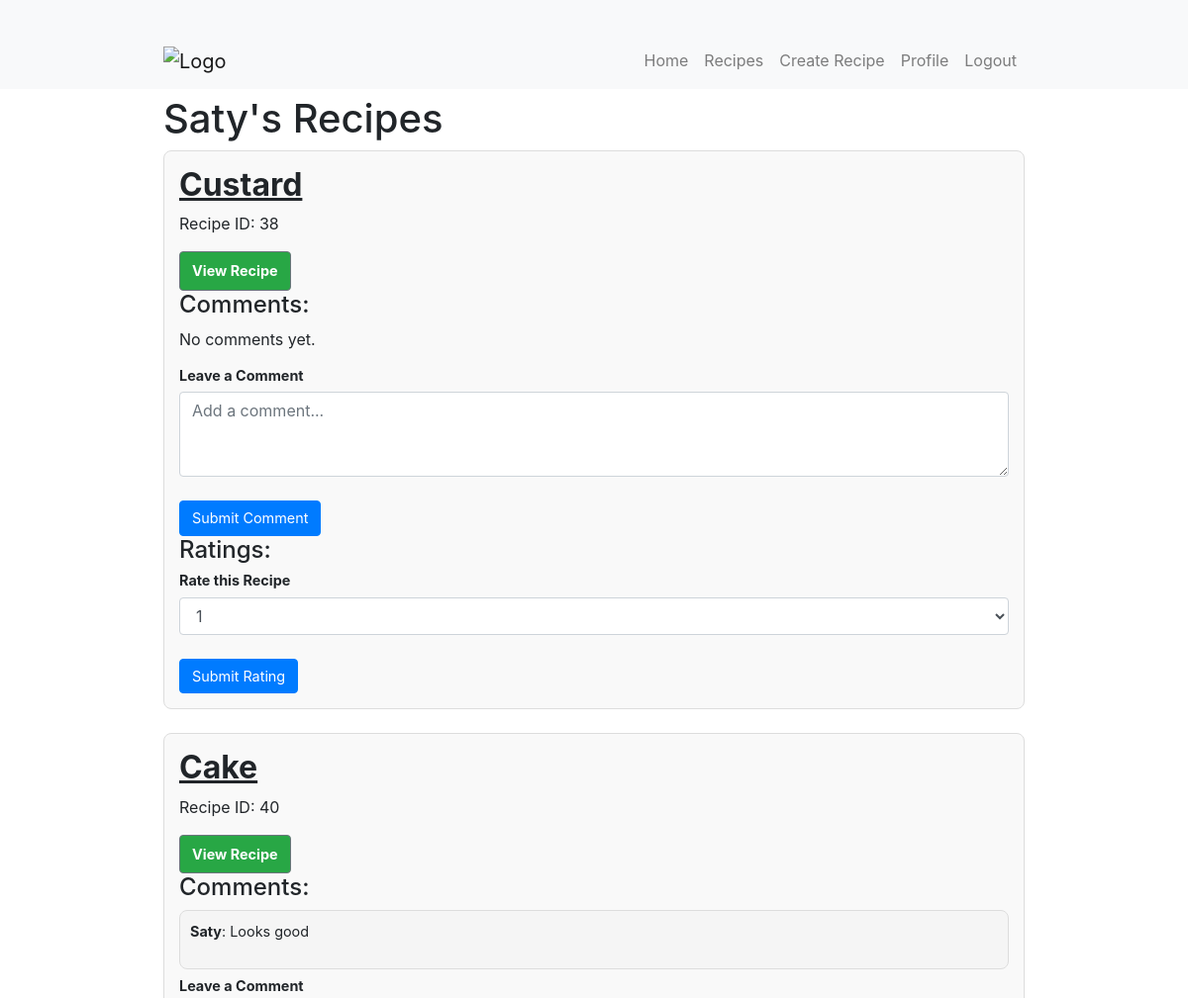
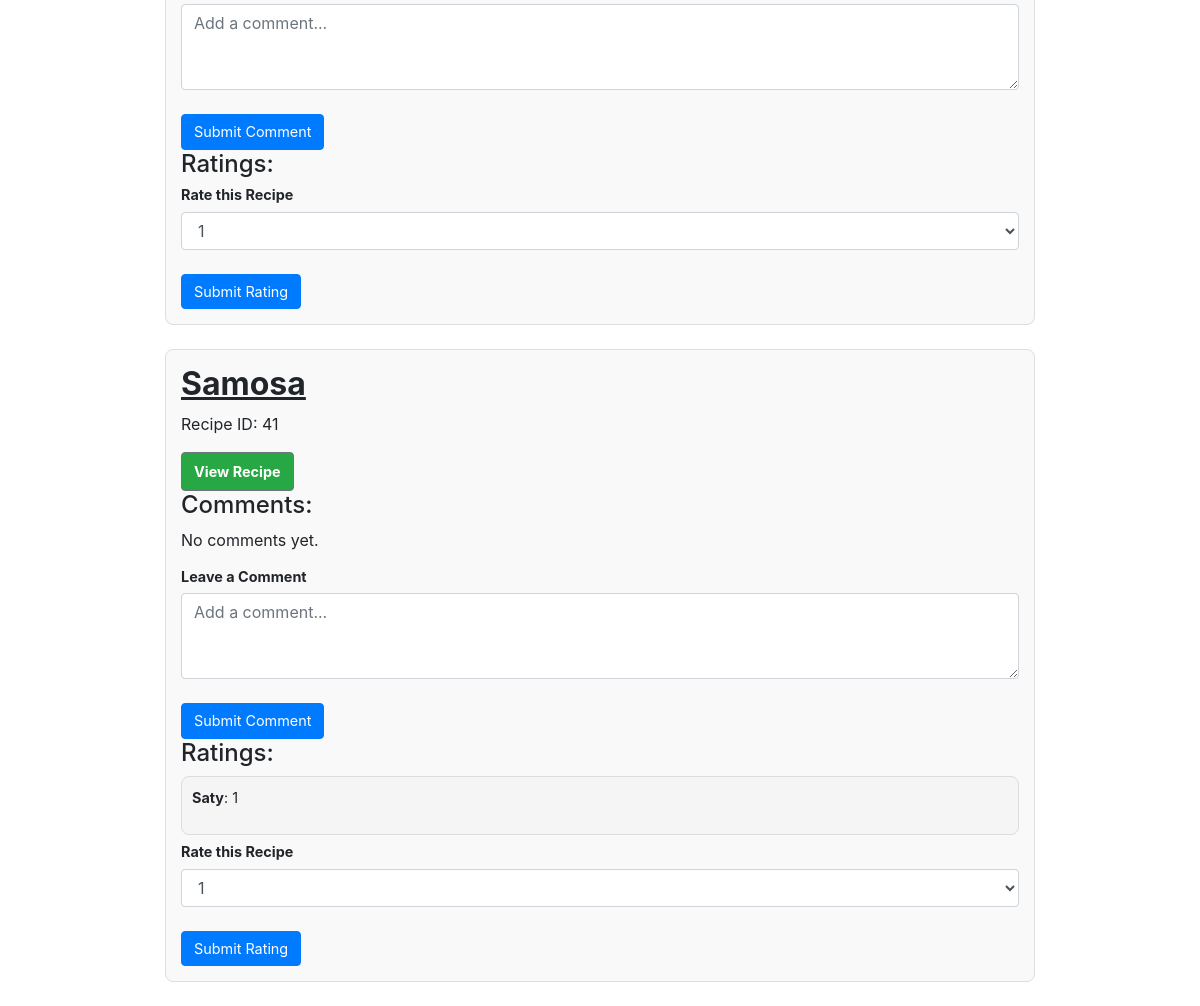
The app's page /userprofile/userprofile/view-more-posts/Saty/ with its own data (2 pictures, top to bottom).
### recipe/models.py (models this page shows, shortened)
class RecipeModel(models.Model):
    chef = models.ForeignKey(get_user_model(),on_delete=models.CASCADE,related_name="RecipeModel_chef",null=True,blank=True)
    recipe_name = models.CharField(max_length=200)
    picture = models.ImageField(upload_to='recipes/',blank=True,null=True)
    cuisine = models.CharField(max_length=100, default='Unknown')
    time_to_cook = models.CharField(max_length=100,default=0)
    food_type = models.CharField(max_length=100,default='Unknown')
    description = models.TextField()
    ingredients = models.TextField(blank=True, null=True)
    updated_at = models.DateTimeField(auto_now=True)
    created_at = models.DateTimeField(auto_now_add=True, editable=False)

class CommentModel(models.Model):
    user = models.ForeignKey(get_user_model(), on_delete=models.CASCADE,related_name="CommentModel_user",null=True)
    recipe = models.ForeignKey('RecipeModel',on_delete=models.CASCADE, related_name="CommentModel_recipe",null=True)
    content = models.TextField()
    updated_at = models.DateTimeField(auto_now=True)
    created_at = models.DateTimeField(auto_now_add=True,editable=False)

class RatingModel(models.Model):
    user = models.ForeignKey(get_user_model(), on_delete=models.CASCADE,related_name="RatingModel_user",null=True)
    recipe = models.ForeignKey('RecipeModel',on_delete=models.CASCADE, related_name="RatingModel_recipe",null=True)
    score = models.PositiveIntegerField()
    updated_at = models.DateTimeField(auto_now=True)
    created_at = models.DateTimeField(auto_now_add=True,editable=False)

### userprofile/views.py (the view, shortened to what this page needs)
# urls.py: path('userprofile/view-more-posts/<str:username>/', view_more_posts, name='view_more_posts'),
def view_more_posts(request,username):
    User = get_user_model()
    user_instance = User.objects.get(username=username)
    user_recipes = RecipeModel.objects.filter(chef=user_instance)
    comments = CommentModel.objects.filter(recipe__in=user_recipes)
    ratings = RatingModel.objects.filter(recipe__in=user_recipes)
    context = {
        "user": user_instance,
        "user_recipes": user_recipes,
        "comments": comments,
        "ratings": ratings,
    }
    return render(request, 'view_more_posts.html', context)

### userprofile/templates/view_more_posts.html (shortened to what this page needs)
{% extends "base.html" %}
{% block body %}
{% include "navbar.html" %}
<div class="container mt-5 pt-5">
    <h1>{{ user.username }}'s Recipes</h1>
    {% for recipe in user_recipes %}
        <div class="recipe-item">
            <h3>{{ recipe.recipe_name }}</h3>
            <p class="recipe-id">Recipe ID: {{ recipe.id }}</p>
            <a href="{% url 'recipe_detail' recipe.id %}" class="btn btn-secondary">View Recipe</a>
            <h4>Comments:</h4>
            {% with recipe.CommentModel_recipe.all as recipe_comments %}
                {% for comment in recipe_comments %}
                    <div class="comment-item">
                        <p><strong>{{ comment.user.username }}</strong>: {{ comment.content }}</p>
                    </div>
                {% empty %}
                    <p>No comments yet.</p>
                {% endfor %}
            {% endwith %}
            <h4 class="small-heading">Leave a Comment</h4>
            <form method="post">
                <textarea name="comment_content" rows="3" class="form-control" placeholder="Add a comment..."></textarea>
                <button type="submit" class="btn btn-primary">Submit Comment</button>
            </form>
            <h4 >Ratings:</h4>
            {% with recipe.RatingModel_recipe.all as recipe_ratings %}
                {% if recipe_ratings %}
                    {% for rating in recipe_ratings %}
                        <div class="rating_score">
                            <p><strong>{{ rating.user.username }}</strong>: {{ rating.score }}</p>
                        </div>
                    {% empty %}
                        <p>No ratings yet.</p>
                    {% endfor %}
                {% endif %}
            {% endwith %}
            <h4 class="small-heading">Rate this Recipe</h4>
            <form method="post">
                <select name="rating_score" class="form-control">
                    <option value="1">1</option>
                </select>
                <button type="submit" class="btn btn-primary">Submit Rating</button>
            </form>
        </div>
    {% endfor %}
</div>
{% endblock %}

### userprofile/templates/view_more_posts.html (style rules this page uses)
.container { max-width: 900px; margin-top: 2rem; }
.recipe-item { border: 1px solid #ddd; padding: 15px; border-radius: 8px; margin-bottom: 1.5rem; background-color: #f9f9f9; }
.recipe-item h3 { font-size: 2rem; font-weight: bold; margin-bottom: 0.5rem; text-decoration: underline; cursor: pointer; }
.recipe-item a { color: #fff; background-color: #28a745; text-decoration: none; padding: 8px 12px; border-radius: 4px; font-weight: bold; }
.comment-item, .rating_score { border: 1px solid #ddd; padding: 10px; border-radius: 8px; background-color: #f5f5f5; margin-bottom: 0.5rem; }
.comment-item p, .rating_score p { font-size: 0.9rem; }
.comment-item strong, .rating_score strong { font-weight: bold; }
.form-control { margin-bottom: 1rem; }
.btn { font-size: 0.9rem; }
.btn-primary { margin-top: 0.5rem; }
.small-heading { font-size: 0.9rem; margin-bottom: 0.5rem; font-weight: bold; }

### records on screen
RecipeModel: recipe_name "Custard", id "38"
RecipeModel: recipe_name "Cake", id "40"
CommentModel: user.username "Saty", content "Looks good"
RecipeModel: recipe_name "Samosa", id "41"
RatingModel: user.username "Saty", score "1"

### other values on screen
{{ user.username }} "Saty"
